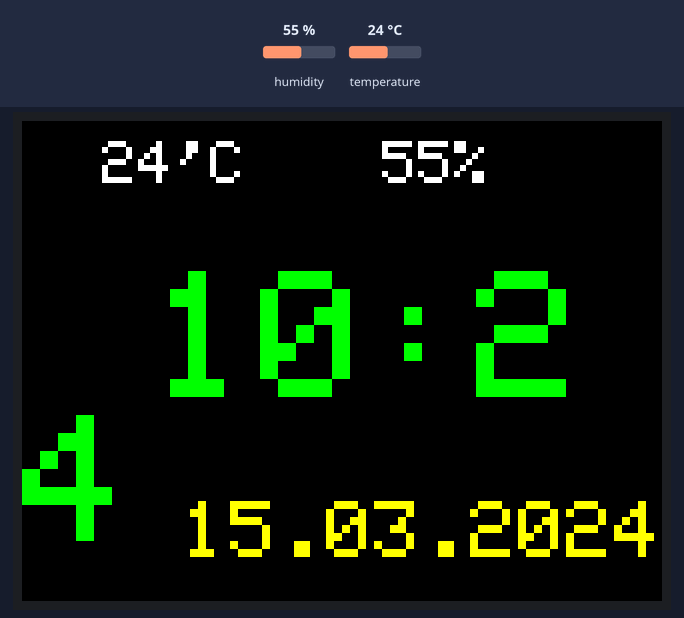
A sketch run on a simulated Arduino Mega 2560, built with avr-gcc and run on an emulated ATmega2560. On the bench: 320×240 colour display. The test bench sets the inputs (shaded band); at power-on: humidity 55 %, temperature 24 °C. The local clock reads 2024-03-15 10:24:30 at power-on unless the sketch sets it; what the sketch prints to the serial monitor is not drawn.

Above: at 0.4 s.
At 15.4 s:
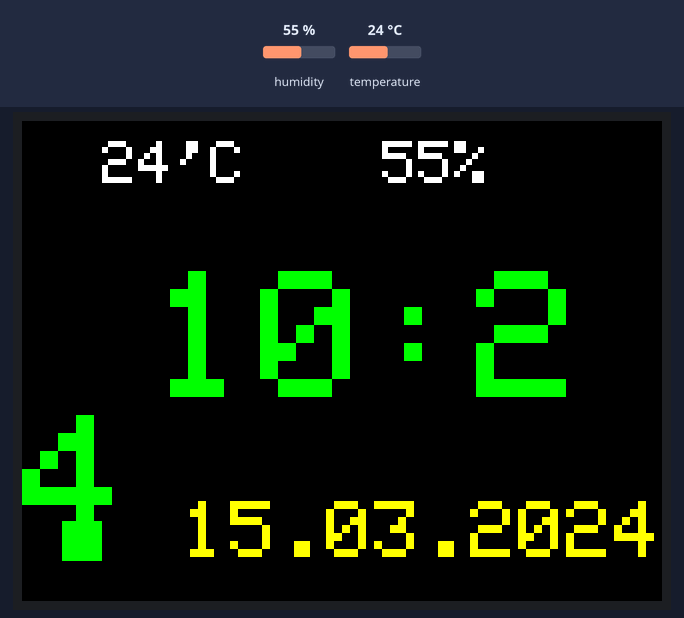
At 32.4 s:
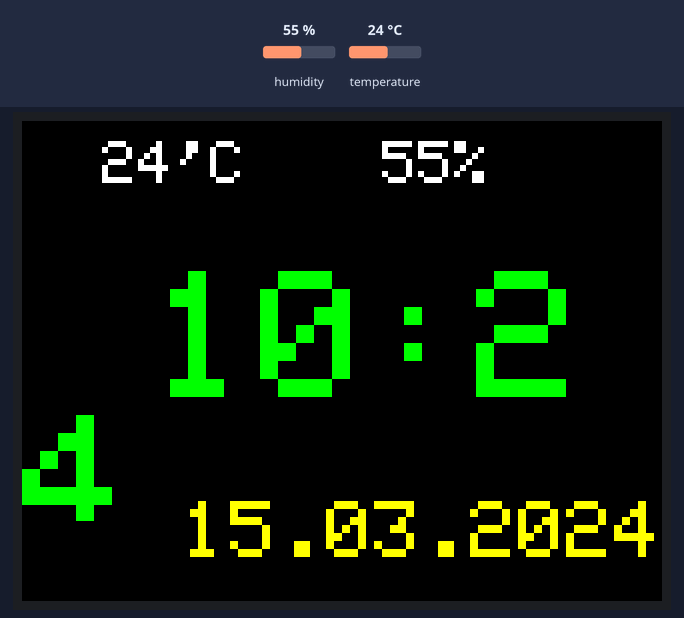
At 64.5 s:
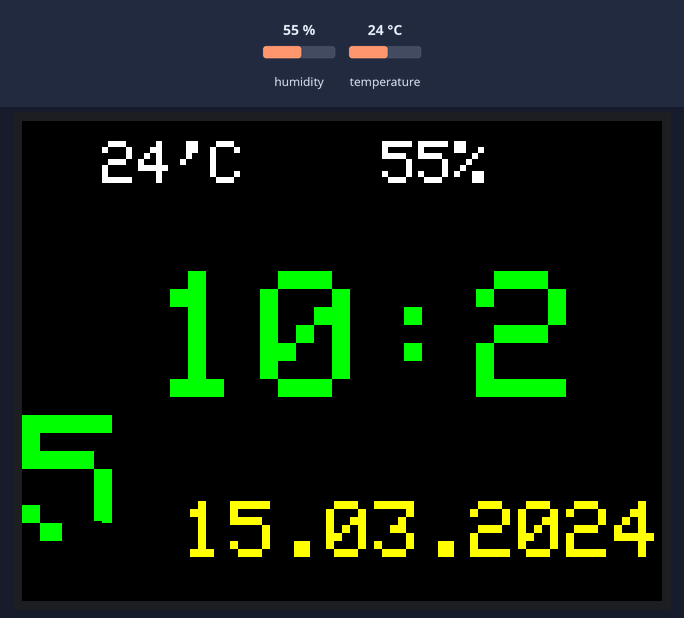
At 95.5 s:
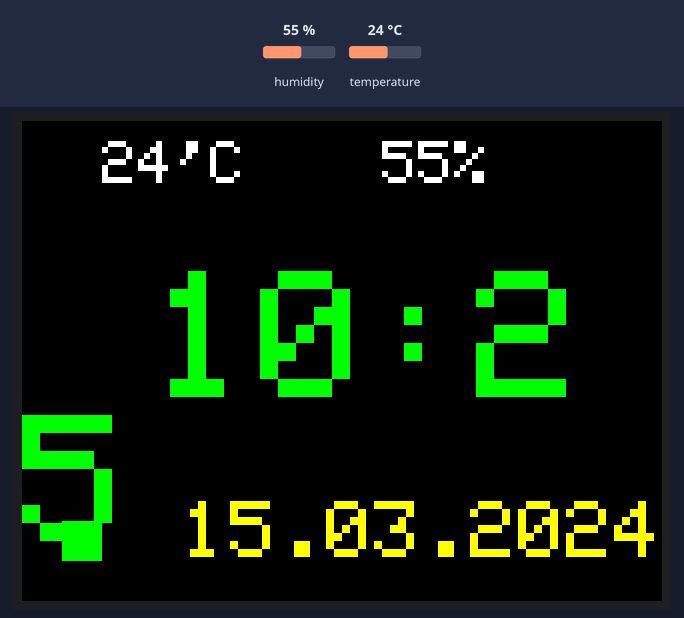
At 128.6 s:
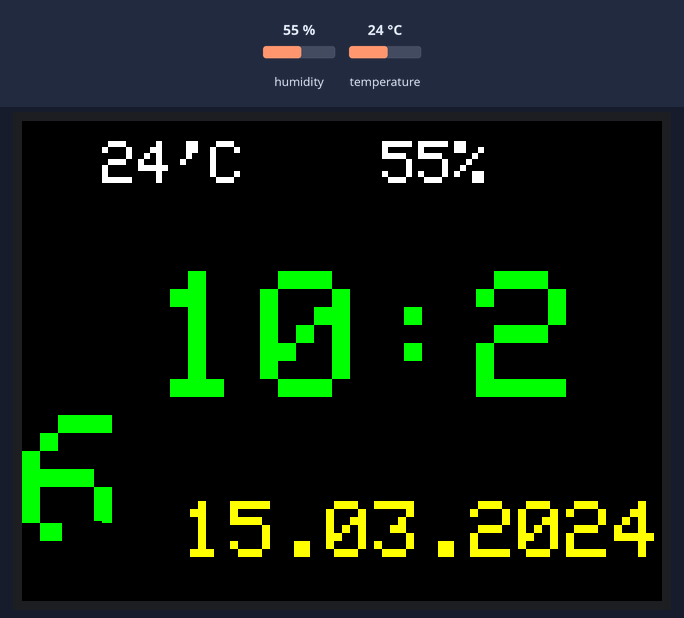

The sketch:

watch.ino
```cpp
// If using the Adafruit 2.8\" TFT Arduino shield, the line:
// #define USE_ADAFRUIT_SHIELD_PINOUT
// should appear in the library header (Adafruit_TFT.h)

#include <Adafruit_GFX.h>    // Core graphics library
#include <Adafruit_TFTLCD.h> // Hardware-specific library
#include <TouchScreen.h>
#if defined(__SAM3X8E__)
    #undef __FlashStringHelper::F(string_literal)
    #define F(string_literal) string_literal
#endif

#define SENSOR_DHT22
//#define SENSOR_BMP085

#include <DS1307.h>

// Init the DS1307
DS1307 rtc(20, 21);

#ifdef SENSOR_DHT22
#include <DHT.h>
#define DHTPIN A8
#define DHTTYPE DHT22   // DHT 22  (AM2302)
DHT dht(DHTPIN, DHTTYPE);
#endif

#ifdef SENSOR_BMP085
#include <Wire.h>
#include <BMP085.h>
BMP085 dps = BMP085();      // Digital Pressure Sensor
#endif

// Assign human-readable names to some common 16-bit color values:
#define	BLACK   0x0000
#define	BLUE    0x001F
#define	RED     0xF800
#define	GREEN   0x07E0
#define CYAN    0x07FF
#define MAGENTA 0xF81F
#define YELLOW  0xFFE0
#define WHITE   0xFFFF

#define YP A1  // must be an analog pin, use "An" notation!
#define XM A2  // must be an analog pin, use "An" notation!
#define YM 7   // can be a digital pin
#define XP 6   // can be a digital pin

#define TS_MINX 150
#define TS_MINY 120
#define TS_MAXX 920
#define TS_MAXY 940

// For better pressure precision, we need to know the resistance
// between X+ and X- Use any multimeter to read it
// For the one we're using, its 300 ohms across the X plate
TouchScreen ts = TouchScreen(XP, YP, XM, YM, 300);

#define LCD_CS A3
#define LCD_CD A2
#define LCD_WR A1
#define LCD_RD A0
// optional
#define LCD_RESET A4

//Подключение дисплея TFT01-22SP
Adafruit_TFTLCD myGLCD(LCD_CS, LCD_CD, LCD_WR, LCD_RD, LCD_RESET);

int cnt = 0;

void setup() {
  // put your setup code here, to run once:
  Serial.begin(115200);

#ifdef SENSOR_DHT22
  // DHT22 Init
  dht.begin();
#endif

#ifdef SENSOR_BMP085
  // init LCD
  // BMP-085 Init
  Wire.begin();
  dps.init(MODE_ULTRA_HIGHRES, 25000, true);  // 250 meters, true = using meter units
                  // this initialization is useful if current altitude is known,
                  // pressure will be calculated based on TruePressure and known altitude.
#endif

  myGLCD.reset();
  uint16_t identifier = myGLCD.readID();
  myGLCD.begin(identifier);
  myGLCD.fillScreen(BLACK);
  myGLCD.setRotation(45);

  // Set the clock to run-mode
/*
  rtc.halt(true);
  // The following lines can be commented out to use the values already stored in the DS1307
  rtc.setDOW(SUNDAY);        // Set Day-of-Week to SUNDAY
  rtc.setTime(10, 16, 0);     // Set the time to 12:00:00 (24hr format)
  rtc.setDate(23, 9, 2015);   // Set the date to October 3th, 2010
  rtc.halt(false);

  // Set SQW/Out rate to 1Hz, and enable SQW
  rtc.setSQWRate(SQW_RATE_1);
  rtc.enableSQW(true);
*/
}

void loop() {
  long Temperature = 0, Pressure = 0, Humidity = 0;
  static bool togle = false;

  myGLCD.setTextSize(10);
  myGLCD.setCursor(320, 70);
  myGLCD.setTextColor(togle?GREEN:BLACK);
  myGLCD.print(".");
  togle = !togle;

  if((cnt++ % 60) == 0)
  {
     #ifdef SENSOR_BMP085
        long Temperature = 0, Pressure = 0;
        dps.getTemperature(&Temperature);
        dps.getPressure(&Pressure);
        Pressure /= 100;
        Serial.print("  Temperature(*C):");
        Serial.println(Temperature);
        Serial.print("  Pressure(hPa):");
        Serial.println(Pressure);
    #endif
   #ifdef SENSOR_DHT22
        // put your main code here, to run repeatedly:
       // Reading temperature or humidity takes about 250 milliseconds!
        // Sensor readings may also be up to 2 seconds 'old' (its a very slow sensor)
        float h = dht.readHumidity();
        float t = dht.readTemperature();
        Humidity = h;
        Temperature = t;
        // check if returns are valid, if they are NaN (not a number) then something went wrong!
        if (isnan(t) || isnan(h)) {
          Serial.println("Failed to read from DHT");
        } else {
          Serial.print(" Humidity: ");
          Serial.print(h);
          Serial.print(" %\t");
          Serial.print(" Temperature: ");
          Serial.print(t);
          Serial.println(" *C");
        }
    #endif

      myGLCD.setTextColor(WHITE);
      myGLCD.setTextSize(3);
      myGLCD.fillScreen(BLACK);
      if(Temperature != 0)
      {
        myGLCD.setCursor(40, 10);
        myGLCD.print(Temperature);
        myGLCD.print("'C");
      }
      if(Humidity)
      {
        myGLCD.setCursor(180, 10);
        myGLCD.print(Humidity);
        myGLCD.print("%");
      }
      myGLCD.setCursor(65, 75);
      myGLCD.setTextColor(GREEN);
      myGLCD.setTextSize(9);
      myGLCD.print(rtc.getTimeStr(FORMAT_SHORT));
      myGLCD.setCursor(80, 190);
      myGLCD.setTextColor(YELLOW);
      myGLCD.setTextSize(4);
      myGLCD.print(rtc.getDateStr());
  }
  // Wait one second before repeating
  delay(1000);

}
```

Measured:
- what the display in image 0 shows lasts 1.0 s, from 0.3 s to 1.3 s
